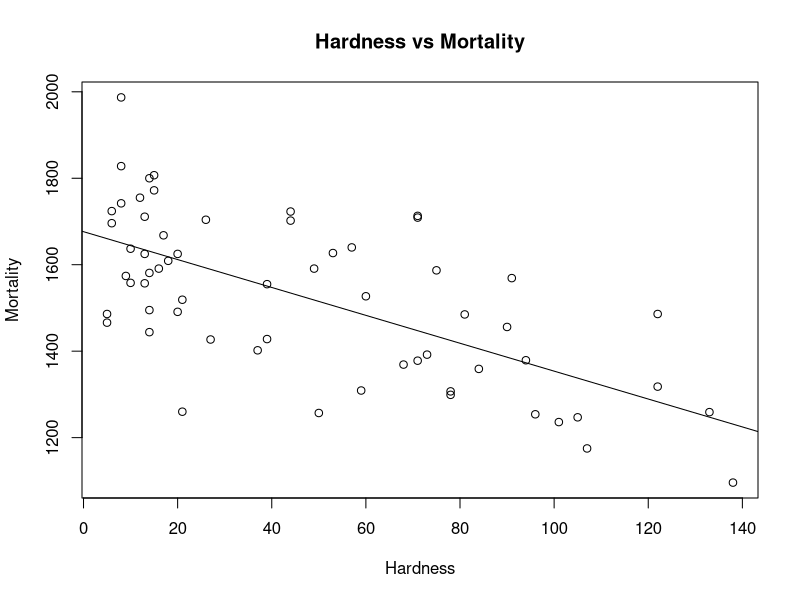

Generate this figure with R:
install.packages("HSAUR3")
library(HSAUR3)

data("water", package = "HSAUR3")

names(water)

model <- lm(mortality ~ hardness, data = water)

plot(water$hardness, water$mortality,
main = "Hardness vs Mortality",
xlab = "Hardness",
ylab = "Mortality")

abline(model)

predict(model,
newdata = data.frame(hardness = 88))
